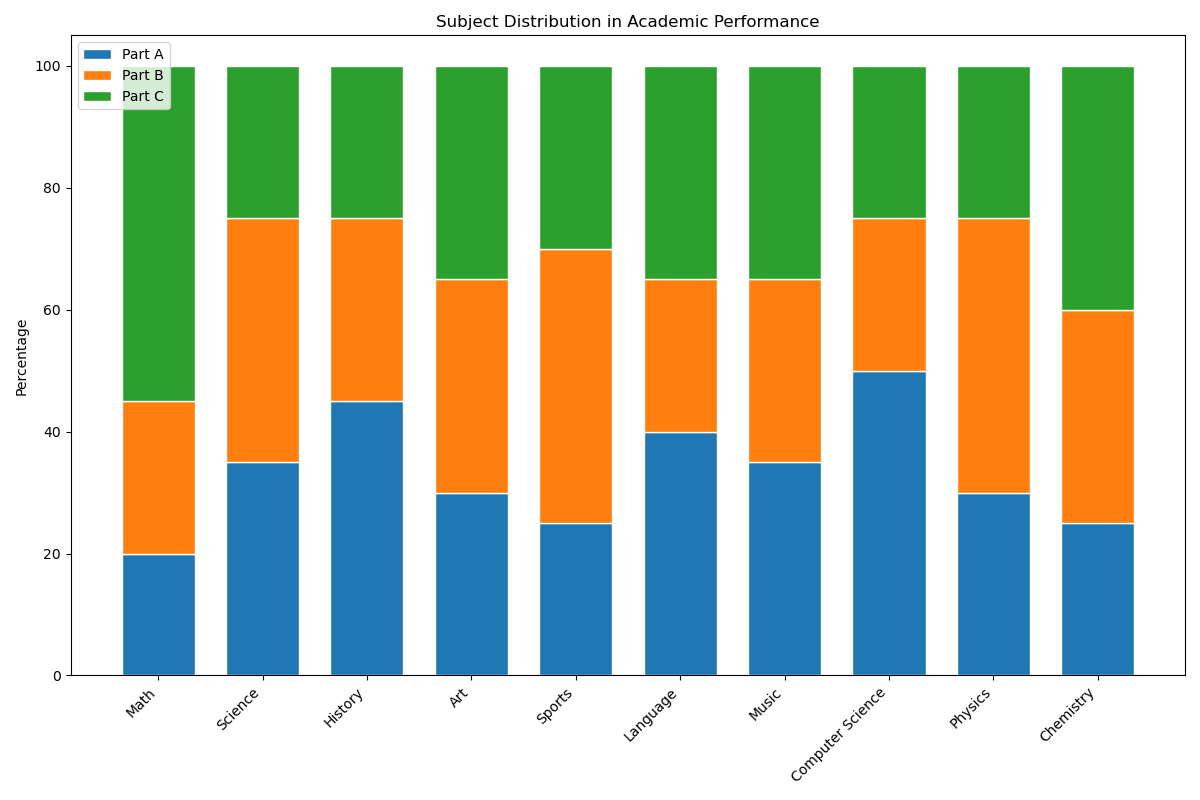

Recreate this plot in Python.

import matplotlib.pyplot as plt
import numpy as np

# Data
categories = ['Math', 'Science', 'History', 'Art', 'Sports', 'Language', 'Music', 'Computer Science', 'Physics', 'Chemistry']
part_a = np.array([20, 35, 45, 30, 25, 40, 35, 50, 30, 25])
part_b = np.array([25, 40, 30, 35, 45, 25, 30, 25, 45, 35])
part_c = np.array([55, 25, 25, 35, 30, 35, 35, 25, 25, 40])

# Calculate percentages
total = part_a + part_b + part_c
part_a_perc = part_a / total * 100
part_b_perc = part_b / total * 100
part_c_perc = part_c / total * 100

# Plotting
fig, ax = plt.subplots(figsize=(12, 8))

bar_width = 0.7

bars1 = ax.bar(categories, part_a_perc, color='#1f77b4', edgecolor='white', width=bar_width, label='Part A')
bars2 = ax.bar(categories, part_b_perc, bottom=part_a_perc, color='#ff7f0e', edgecolor='white', width=bar_width, label='Part B')
bars3 = ax.bar(categories, part_c_perc, bottom=part_a_perc + part_b_perc, color='#2ca02c', edgecolor='white', width=bar_width, label='Part C')

# Add labels
ax.set_ylabel('Percentage')
ax.set_title('Subject Distribution in Academic Performance')
ax.legend(loc='upper left')

# Show plot
plt.xticks(rotation=45, ha='right')
plt.tight_layout()
plt.show()
